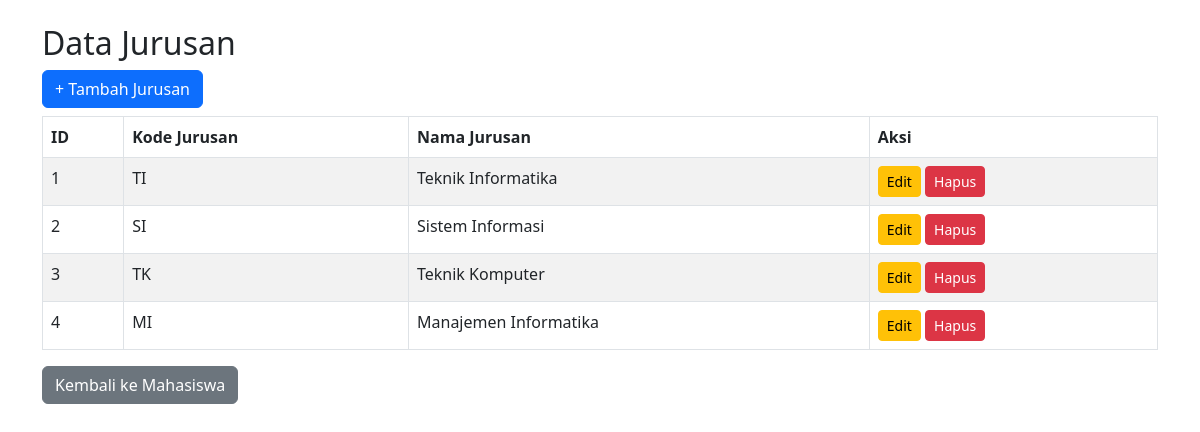
Screenshot of /index_jurusan.php with the database file from the repository.
### tables this page shows
CREATE TABLE `jurusan` (
  `id` int(11) NOT NULL,
  `kode_jurusan` varchar(10) NOT NULL,
  `nama_jurusan` varchar(100) NOT NULL,
  `created_at` timestamp NOT NULL DEFAULT current_timestamp(),
  `updated_at` timestamp NOT NULL DEFAULT current_timestamp() ON UPDATE current_timestamp()
);

### Jurusan.php (called while the page is built, shortened)
<?php
class Jurusan {
    private $db;
    public function __construct($pdo) {
        $this->db = $pdo;
    }
    public function getAll() {
        $stmt = $this->db->query("SELECT * FROM jurusan");
        return $stmt->fetchAll(PDO::FETCH_ASSOC);
    }
}
?>

### index_jurusan.php (the view, shortened to what this page needs)
<?php
require_once 'Jurusan.php';
require_once 'db.php';
$jurusan = new Jurusan($pdo);
$data = $jurusan->getAll();
?>
<!DOCTYPE html>
<html>
<head>
    <link href="https://cdn.jsdelivr.net/npm/bootstrap@5.3.0/dist/css/bootstrap.min.css" rel="stylesheet">
</head>
<body class="container mt-4">
    <h2>Data Jurusan</h2>
    <a href="form_jurusan.php" class="btn btn-primary mb-2">+ Tambah Jurusan</a>
    <table class="table table-bordered table-striped">
        <thead>
            <tr>
                <th>ID</th>
                <th>Kode Jurusan</th>
                <th>Nama Jurusan</th>
                <th>Aksi</th>
            </tr>
        </thead>
        <tbody>
            <?php foreach ($data as $row): ?>
            <tr>
                <td><?= $row['id'] ?></td>
                <td><?= htmlspecialchars($row['kode_jurusan']) ?></td>
                <td><?= htmlspecialchars($row['nama_jurusan']) ?></td>
                <td>
                    <a href="form_jurusan.php?id=<?= $row['id'] ?>" class="btn btn-warning btn-sm">Edit</a>
                    <a href="proses_jurusan.php?hapus=<?= $row['id'] ?>"
                       class="btn btn-danger btn-sm"
                       onclick="return confirm('Yakin ingin menghapus?')">Hapus</a>
                </td>
            </tr>
            <?php endforeach; ?>
        </tbody>
    </table>
    <a href="index.php" class="btn btn-secondary">Kembali ke Mahasiswa</a>
</body>
</html>

### rows the page displays
jurusan: id "1", kode_jurusan "TI", nama_jurusan "Teknik Informatika"
jurusan: id "2", kode_jurusan "SI", nama_jurusan "Sistem Informasi"
jurusan: id "3", kode_jurusan "TK", nama_jurusan "Teknik Komputer"
jurusan: id "4", kode_jurusan "MI", nama_jurusan "Manajemen Informatika"
